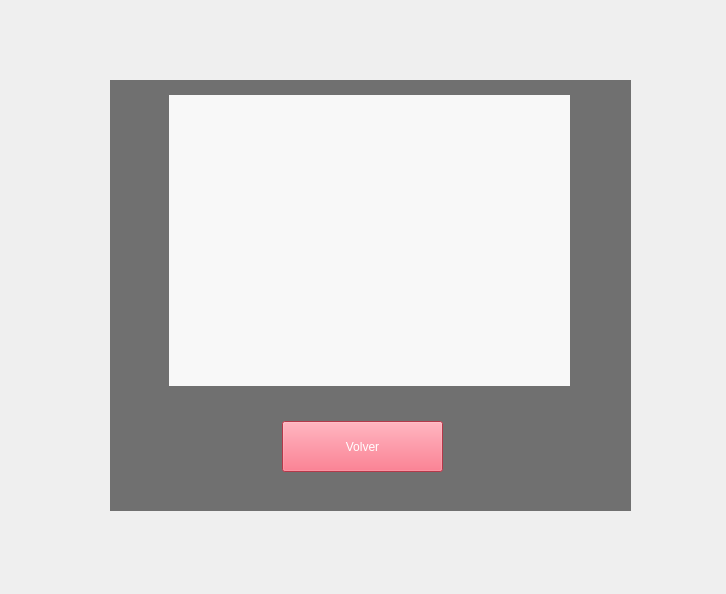
<?xml version="1.0" encoding="UTF-8"?>
<ui version="4.0">
 <class>Form</class>
 <widget class="QWidget" name="Form">
  <property name="geometry">
   <rect>
    <x>0</x>
    <y>0</y>
    <width>726</width>
    <height>594</height>
   </rect>
  </property>
  <property name="windowTitle">
   <string>Form</string>
  </property>
  <widget class="QLabel" name="label">
   <property name="geometry">
    <rect>
     <x>0</x>
     <y>0</y>
     <width>731</width>
     <height>601</height>
    </rect>
   </property>
   <property name="text">
    <string/>
   </property>
   <property name="pixmap">
    <pixmap>../sprites/background/fight_v2.png</pixmap>
   </property>
   <property name="scaledContents">
    <bool>true</bool>
   </property>
  </widget>
  <widget class="QLabel" name="label_2">
   <property name="geometry">
    <rect>
     <x>110</x>
     <y>80</y>
     <width>521</width>
     <height>431</height>
    </rect>
   </property>
   <property name="styleSheet">
    <string notr="true">background-color: rgba(0, 0, 0, 135);
</string>
   </property>
   <property name="text">
    <string/>
   </property>
  </widget>
  <widget class="QLabel" name="label_status">
   <property name="geometry">
    <rect>
     <x>169</x>
     <y>95</y>
     <width>401</width>
     <height>291</height>
    </rect>
   </property>
   <property name="styleSheet">
    <string notr="true">background-color: rgba(255, 255, 255, 243);
color: rgb(0, 0, 0);
font: 27pt &quot;Futura&quot;;</string>
   </property>
   <property name="text">
    <string/>
   </property>
   <property name="alignment">
    <set>Qt::AlignCenter</set>
   </property>
  </widget>
  <widget class="QPushButton" name="boton_volver">
   <property name="geometry">
    <rect>
     <x>282</x>
     <y>421</y>
     <width>161</width>
     <height>51</height>
    </rect>
   </property>
   <property name="styleSheet">
    <string notr="true">color: rgb(255, 255, 255);
font: 24pt &quot;Futura&quot;;
background-color: rgb(252, 80, 104);</string>
   </property>
   <property name="text">
    <string>Volver</string>
   </property>
  </widget>
 </widget>
 <resources/>
 <connections/>
</ui>
